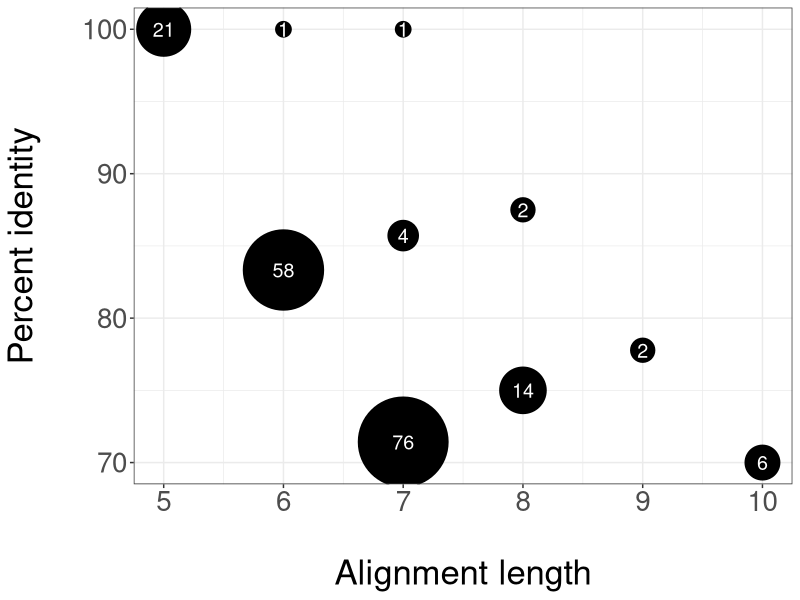
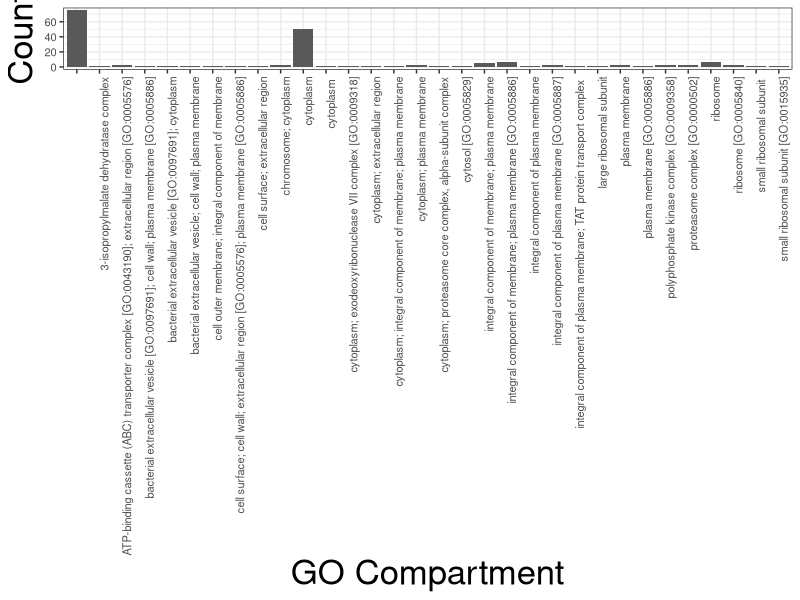
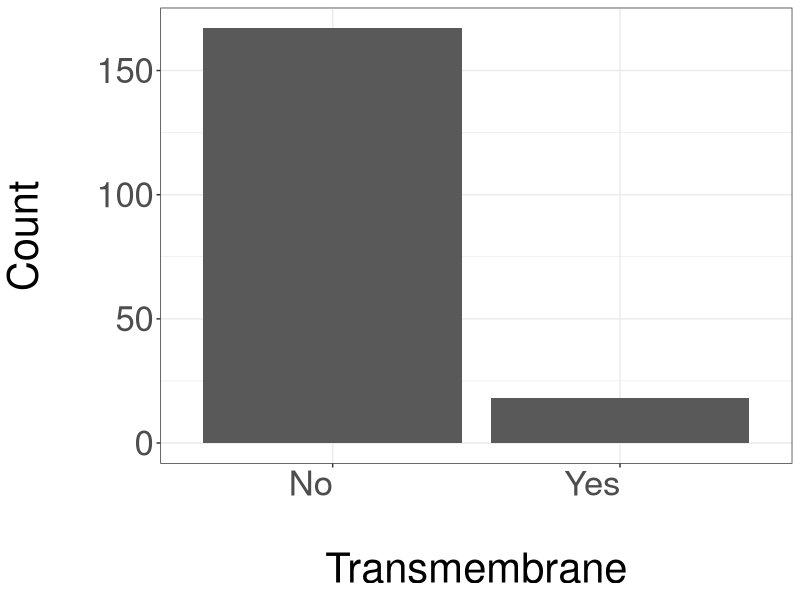
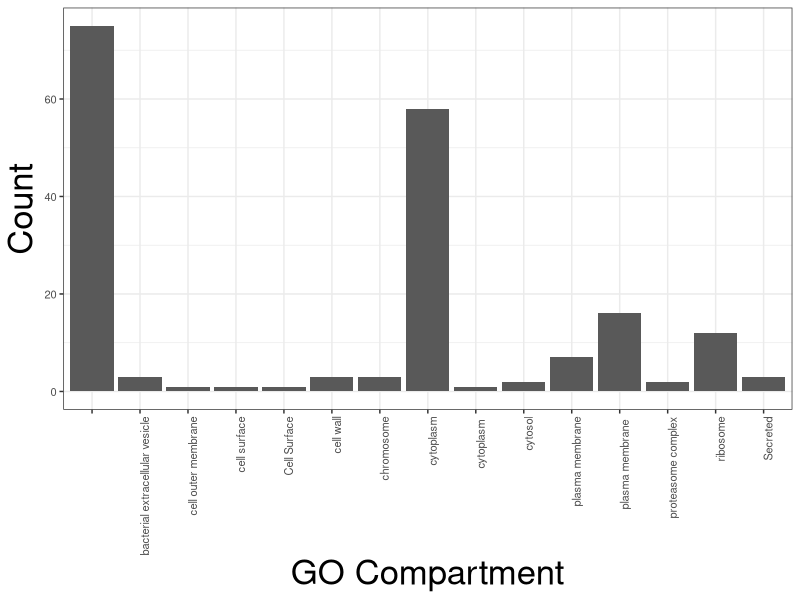
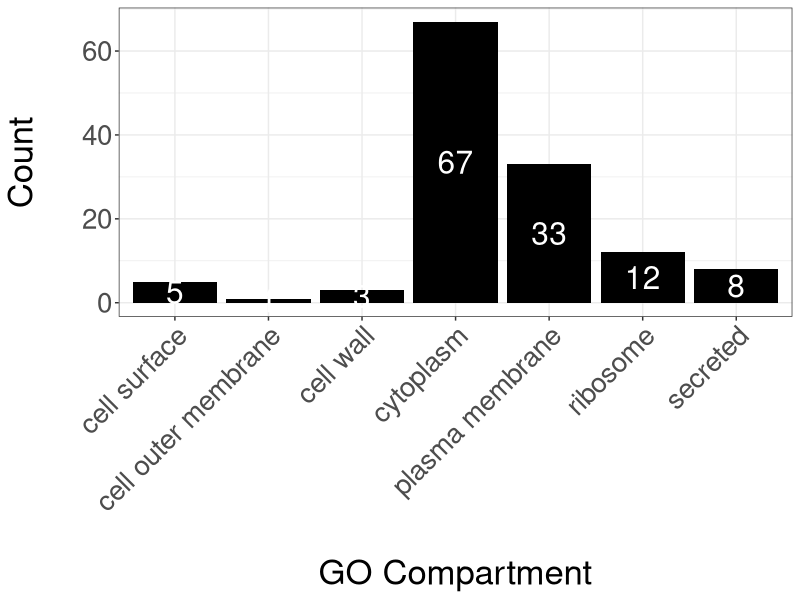

R code for these plots, in order:
library(ggplot2)
library(ggpubr)

df<-read.csv("bcg.csv")
head(df)

# testing example change

p <- ggplot(data=df, aes(x=align.length, y=pct.id)) + 
  geom_count() + 
  theme_bw()+ 
  font("xylab", size=25) +
  font("xy.text", size=20) + 
  font("legend.title", size=15)+
  xlab("\nAlignment length") + 
  ylab("Percent identity\n") + 
  #scale_size_continuous("Count") + 
  scale_size_continuous(range = c(5, 30)) + 
  rremove("legend")

p+  geom_text(data = ggplot_build(p)$data[[1]], 
            aes(x, y, label = n), color = "#ffffff", size=5)

ggplot(data=df, aes(x=Gene.ontology..cellular.component.)) + 
  geom_bar() + 
  theme_bw()+ 
  font("xylab", size=25) +
  font("xy.text", size=8) + 
  font("legend.title", size=15)+
  xlab("GO Compartment") + 
  ylab("Count") + 
  theme(axis.text.x = element_text(angle = 90, hjust = 1))

ggplot(data=df, aes(x=Transmembrane)) + 
  geom_bar() + 
  theme_bw()+ 
  font("xylab", size=30) +
  font("xy.text", size=25) + 
  font("legend.title", size=15)+
  xlab("\nTransmembrane") + 
  ylab("Count\n") + 
  theme(axis.text.x = element_text(angle = 0, hjust = 1))


df2<-read.csv("Database_InsilicoBCG.csv")

df2<-data.frame(c(df2$Gene.ontology..cellular.component..1, df2$tag.2[df2$tag.2%in%c("cell wall")])); colnames(df2)<-"Gene.ontology..cellular.component..1"

ggplot(data=df2, aes(x=Gene.ontology..cellular.component..1)) + 
  geom_bar() + 
  theme_bw()+ 
  font("xylab", size=25) +
  font("xy.text", size=8) + 
  font("legend.title", size=15)+
  xlab("GO Compartment") + 
  ylab("Count") + 
  theme(axis.text.x = element_text(angle = 90, hjust = 1))

df2$Gene.ontology..cellular.component..1[df2$Gene.ontology..cellular.component..1%in%"Cell Surface"]<-"cell surface"
#df2$Gene.ontology..cellular.component..1[df2$Gene.ontology..cellular.component..1%in%"cell outer membrane"]<-"cell surface"
df2$Gene.ontology..cellular.component..1[df2$Gene.ontology..cellular.component..1%in%"plasma membrane "]<-"plasma membrane"
df2$Gene.ontology..cellular.component..1[df2$Gene.ontology..cellular.component..1%in%"cytoplasm "]<-"cytoplasm"
df2$Gene.ontology..cellular.component..1[df2$Gene.ontology..cellular.component..1%in%"cytosol"]<-"cytoplasm"
df2$Gene.ontology..cellular.component..1[df2$Gene.ontology..cellular.component..1%in%"chromosome"]<-""
df2$Gene.ontology..cellular.component..1[df2$Gene.ontology..cellular.component..1%in%"proteasome complex"]<-"cytoplasm"
df2$Gene.ontology..cellular.component..1[df2$Gene.ontology..cellular.component..1%in%"bacterial extracellular vesicle"]<-"secreted"
df2$Gene.ontology..cellular.component..1[df2$Gene.ontology..cellular.component..1%in%"Secreted"]<-"secreted"




df3<-data.frame(df2[!(df2$Gene.ontology..cellular.component..1==""),]); colnames(df3)<-"Gene.ontology..cellular.component..1"

df2<-read.csv("bcg3.csv")
df2$Gene.ontology..cellular.component.[df2$Gene.ontology..cellular.component.%in%"Cell Surface"]<-" cell surface"
df2$Gene.ontology..cellular.component.[df2$Gene.ontology..cellular.component.%in%"cell Surface"]<-" cell surface"
df2$Gene.ontology..cellular.component.[df2$Gene.ontology..cellular.component.%in%"cell surface"]<-" cell surface"
#df2$Gene.ontology..cellular.component..1[df2$Gene.ontology..cellular.component..1%in%"cell outer membrane"]<-"cell surface"
df2$Gene.ontology..cellular.component.[df2$Gene.ontology..cellular.component.%in%"plasma membrane "]<-"plasma membrane"
df2$Gene.ontology..cellular.component.[df2$Gene.ontology..cellular.component.%in%"Plasma membrane"]<-"plasma membrane"
df2$Gene.ontology..cellular.component.[df2$Gene.ontology..cellular.component.%in%"cytoplasm "]<-"cytoplasm"
df2$Gene.ontology..cellular.component.[df2$Gene.ontology..cellular.component.%in%"cytosol"]<-"cytoplasm"
df2$Gene.ontology..cellular.component.[df2$Gene.ontology..cellular.component.%in%"chromosome"]<-""
df2$Gene.ontology..cellular.component.[df2$Gene.ontology..cellular.component.%in%"extracellular region"]<-""
df2$Gene.ontology..cellular.component.[df2$Gene.ontology..cellular.component.%in%"proteasome complex"]<-"cytoplasm"
df2$Gene.ontology..cellular.component.[df2$Gene.ontology..cellular.component.%in%"bacterial extracellular vesicle"]<-"secreted"
df2$Gene.ontology..cellular.component.[df2$Gene.ontology..cellular.component.%in%"Secreted"]<-"secreted"

df2<-df2[df2$Gene.ontology..cellular.component.!="", ]

ggplot(data=df2, aes(x=Gene.ontology..cellular.component.)) + 
  geom_bar(stat="count", fill="black") + 
  stat_count(geom = "text", colour = "white", size = 8,
             aes(label = ..count..),position=position_stack(vjust=0.5)) + 
  theme_bw()+ 
  font("xylab", size=25) +
  font("xy.text", size=20) + 
  font("legend.title", size=14)+
  xlab("\nGO Compartment") + 
  ylab("Count\n") + 
  theme(axis.text.x = element_text(angle = 45, hjust = 1))
